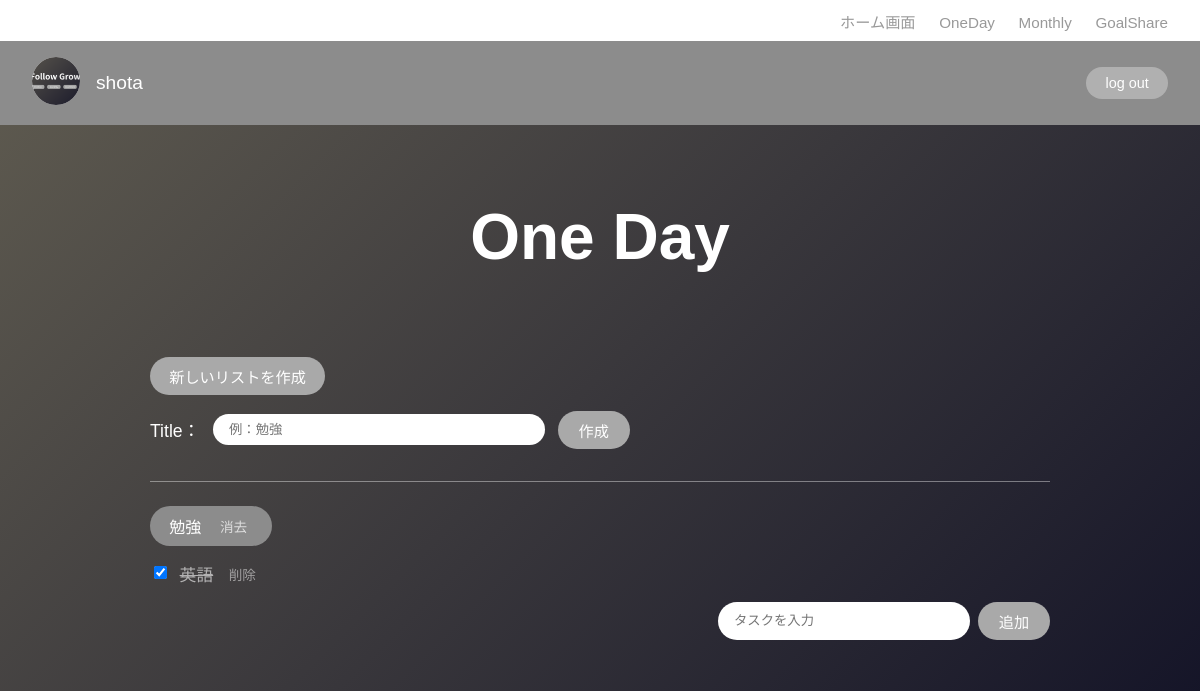
Before: /oneday/ (signed in) with the older database file.
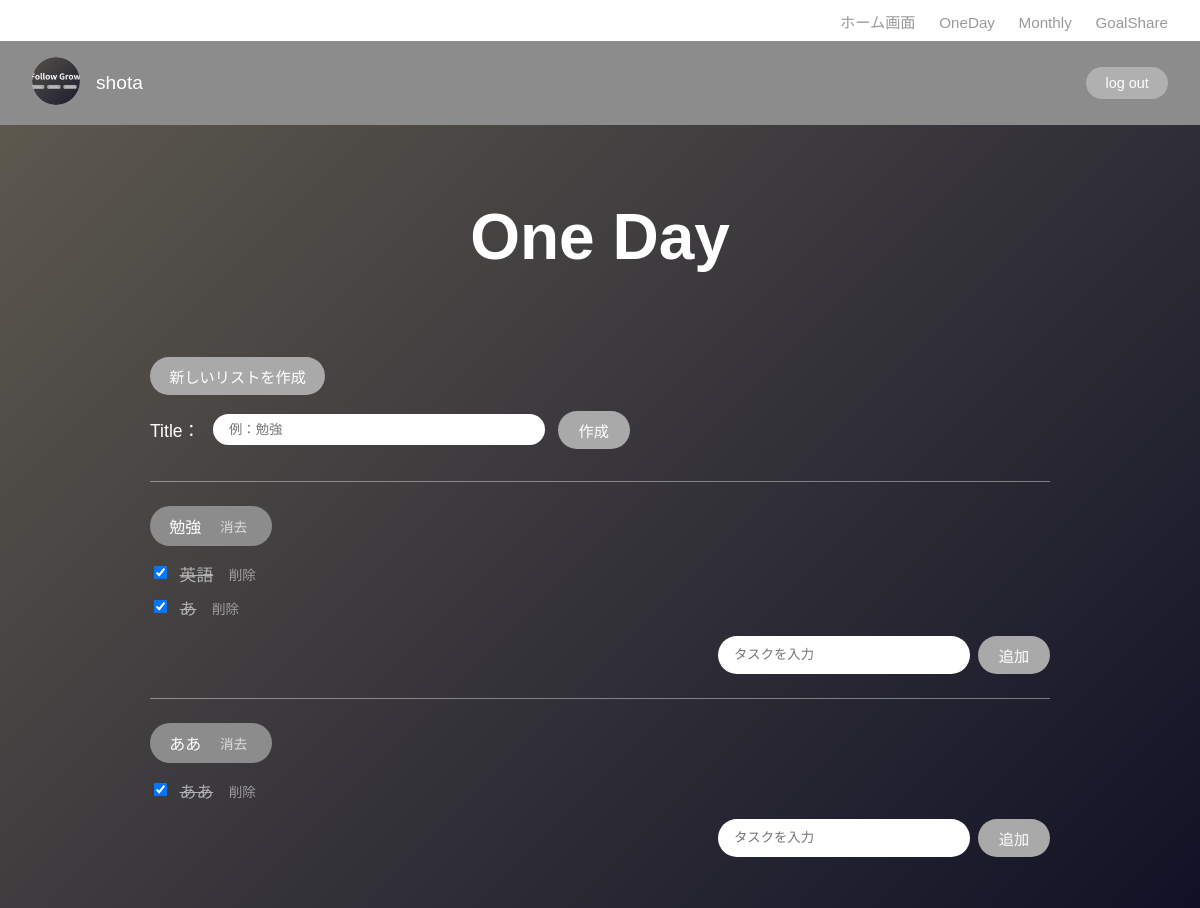
After: the same page with the newer database file.
### OneDay_todo/models.py (models this page shows, shortened)
class OneDayList(models.Model):
    user = models.ForeignKey(User, on_delete=models.CASCADE)
    title = models.CharField(max_length=100)

class OneDayTask(models.Model):
    one_day_list = models.ForeignKey(
        OneDayList,
        on_delete=models.CASCADE,
        related_name="tasks"
    )
    content = models.CharField(max_length=200)
    is_completed = models.BooleanField(default=False)
    completed_at = models.DateTimeField(null=True, blank=True)

### OneDay_todo/views.py (the view)
# urls.py: path('', views.index, name='oneday_index'),
@login_required
def index(request):
    lists = OneDayList.objects.filter(user=request.user).prefetch_related('tasks')
    list_form = OneDayListForm()
    task_form = OneDayTaskForm()
    context = {
        'lists': lists,
        'list_form': list_form,
        'task_form': task_form,
    }
    return render(request, 'oneday_todo/index.html', context)

### OneDay_todo/forms.py
class OneDayListForm(forms.ModelForm):
    class Meta:
        model = OneDayList
        fields = ['title']
        widgets = {
            'title': forms.TextInput(attrs={'placeholder': '例：勉強'}),
        }

class OneDayTaskForm(forms.ModelForm):
    class Meta:
        model = OneDayTask
        fields = ['content']
        widgets = {
            'content': forms.TextInput(attrs={'placeholder': 'タスクを入力'}),
        }

### templates/oneday_todo/index.html (shortened to what this page needs)
{% extends 'base.html' %}
{% block content %}
<div class="oneday-heading">
    <h1 class="word">One Day</h1>
</div>
<div class="create-list-section">
    <span class="pill-label">新しいリストを作成</span>
    <form method="post" action="{% url 'oneday_list_create' %}" class="create-list-form">
        Title：{{ list_form.title }}
        <button type="submit" class="pill-btn">作成</button>
    </form>
</div>
{% for list in lists %}
    <div class="oneday-list">
        <div class="list-title-badge">
            {{ list.title }}
            <form method="post" action="{% url 'oneday_list_delete' list.id %}">
                <button type="submit" onclick="return confirm('このリストとタスクを全て削除しますか？')">消去</button>
            </form>
        </div>
        {% for task in list.tasks.all %}
            <div class="task-row">
                <form method="post" action="{% url 'oneday_task_toggle' task.id %}" style="display:inline;">
                    <input type="checkbox"
                           onchange="this.form.submit()"
                           {% if task.is_completed %}checked{% endif %}>
                </form>
                <span style="{% if task.is_completed %}text-decoration: line-through; opacity: 0.6;{% endif %}">
                    {{ task.content }}
                </span>
                <form method="post" action="{% url 'oneday_task_delete' task.id %}" style="display:inline;">
                    <button type="submit" class="task-delete-btn">削除</button>
                </form>
            </div>
        {% empty %}
            <p style="color: rgba(255,255,255,0.6);">タスクがありません</p>
        {% endfor %}
        <form method="post" action="{% url 'oneday_task_add' list.id %}" class="task-add-form">
            {{ task_form.content }}
            <button type="submit" class="pill-btn" style="margin-left: 0.5rem;">追加</button>
        </form>
    </div>
{% empty %}
    <p style="color: rgba(255,255,255,0.7);">まだリストがありません。上のフォームから作成してください。</p>
{% endfor %}
{% endblock %}

Changed rows visible on the page:
added OneDayTask: is_completed "☑", content "あ", shown under OneDayList "勉強"
added OneDayList: title "ああ"
added OneDayTask: is_completed "☑", content "ああ"
